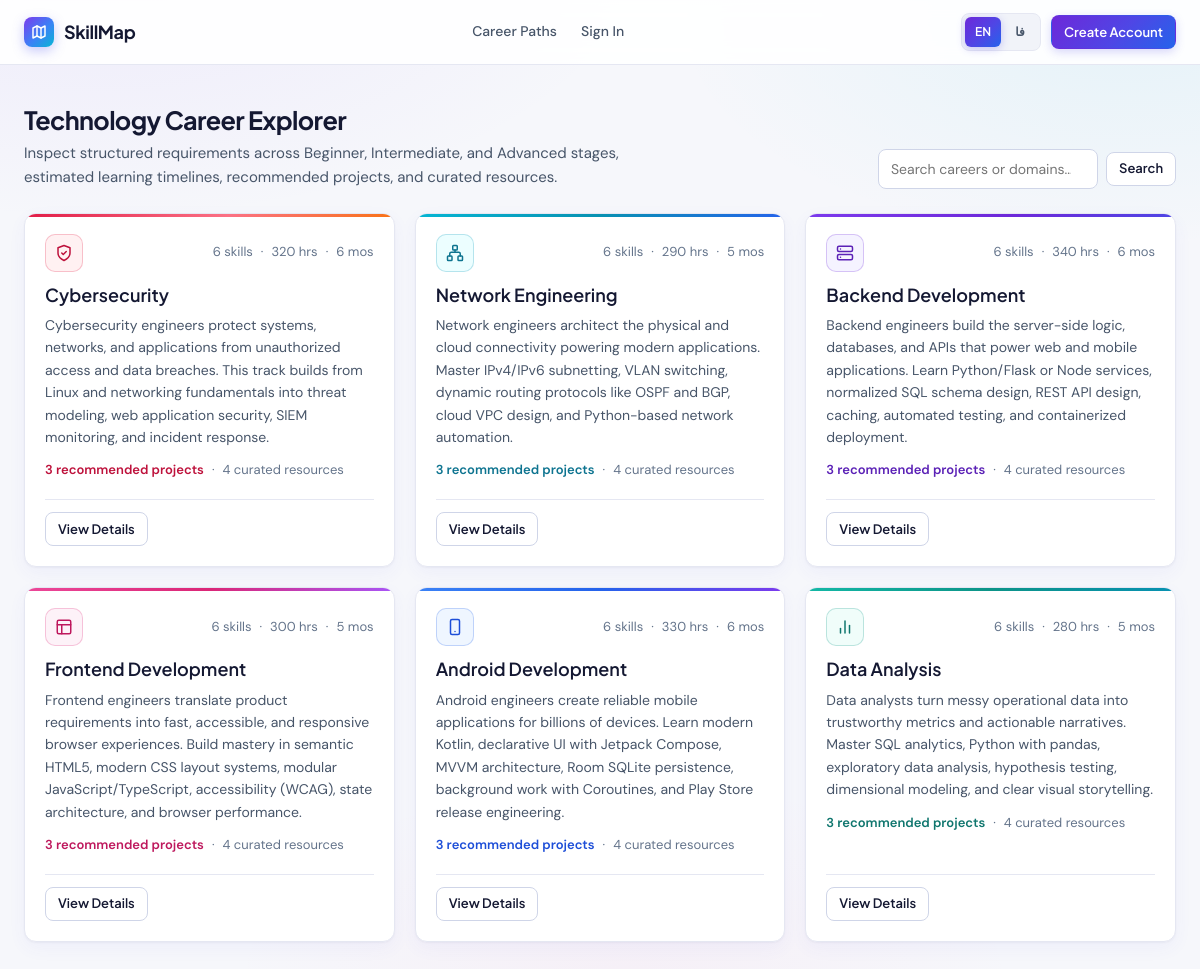
The app's page /careers/ with its own data.
### tables this page shows
CREATE TABLE career_paths (
    id INTEGER PRIMARY KEY AUTOINCREMENT,
    slug TEXT NOT NULL UNIQUE,
    title TEXT NOT NULL UNIQUE,
    tagline TEXT NOT NULL,
    description TEXT NOT NULL,
    estimated_hours INTEGER NOT NULL CHECK (estimated_hours > 0),
    estimated_months INTEGER NOT NULL CHECK (estimated_months > 0),
    difficulty_summary TEXT NOT NULL,
    icon_name TEXT NOT NULL DEFAULT 'compass',
    accent_color TEXT NOT NULL DEFAULT '#4338CA',
    created_at DATETIME NOT NULL DEFAULT CURRENT_TIMESTAMP
);

### routes/careers.py (the view, shortened to what this page needs)
@careers_bp.route("/")
def index():
    search = request.args.get("q", "").strip().lower()
    careers = query_all(
        """
        SELECT
            cp.*,
            COUNT(DISTINCT s.id) AS skill_count,
            COUNT(DISTINCT crp.id) AS project_count,
            COUNT(DISTINCT r.id) AS resource_count
        FROM career_paths cp
        LEFT JOIN skills s ON s.career_path_id = cp.id
        LEFT JOIN career_recommended_projects crp ON crp.career_path_id = cp.id
        LEFT JOIN resources r ON r.career_path_id = cp.id AND r.user_id IS NULL
        GROUP BY cp.id
        ORDER BY cp.id ASC
        """
    )
    enrolled_ids = set()
    if g.user is not None:
        enrolled_rows = query_all(
            "SELECT career_path_id FROM user_progress WHERE user_id = ? AND skill_id IS NULL AND is_active_path = 1",
            (g.user["id"],),
        )
        enrolled_ids = {r["career_path_id"] for r in enrolled_rows}
    return render_template(
        "careers/index.html",
        careers=careers,
        enrolled_ids=enrolled_ids,
        search=request.args.get("q", "").strip(),
    )

### auth.py (called while the page is built, shortened)
def get_csrf_token() -> str:
    token = session.get("_csrf_token")
    if not token:
        token = secrets.token_urlsafe(32)
        session["_csrf_token"] = token
    return token

def load_logged_in_user() -> None:
    user_id = session.get("user_id")
    if user_id is None:
        g.user = None

### database.py (called while the page is built)
def get_db() -> sqlite3.Connection:
    if "db" not in g:
        db_path = current_app.config["DATABASE_PATH"]
        if db_path != ":memory:":
            os.makedirs(os.path.dirname(db_path), exist_ok=True)
        conn = sqlite3.connect(
            db_path,
            detect_types=sqlite3.PARSE_DECLTYPES,
        )
        conn.row_factory = sqlite3.Row
        conn.execute("PRAGMA foreign_keys = ON;")
        g.db = conn
    return g.db

def query_all(sql: str, params: Iterable[Any] = ()) -> list[sqlite3.Row]:
    return get_db().execute(sql, tuple(params)).fetchall()

### translations.py (called while the page is built, shortened)
def get_lang() -> str:
    if has_request_context():
        cached = getattr(g, "lang", None)
        if cached in SUPPORTED_LANGUAGES:
            return cached
    return DEFAULT_LANGUAGE

def get_text_dir(lang: Optional[str] = None) -> str:
    active = lang or get_lang()
    return "rtl" if active == "fa" else "ltr"

def load_language_preference() -> None:
    lang = DEFAULT_LANGUAGE
    sess_lang = session.get("lang")
    cookie_lang = request.cookies.get("skillmap_lang")
    if sess_lang in SUPPORTED_LANGUAGES:
        lang = sess_lang
    elif cookie_lang in SUPPORTED_LANGUAGES:
        lang = cookie_lang
        session["lang"] = lang
    g.lang = lang
    g.text_dir = get_text_dir(lang)

def t(key: str, lang: Optional[str] = None, **kwargs: Any) -> str:
    active = lang or get_lang()
    table = TRANSLATIONS.get(active, TRANSLATIONS["en"])
    text = table.get(key)
    if text is None:
        text = TRANSLATIONS["en"].get(key, key)
    if kwargs:
        try:
            return text.format(**kwargs)
        except Exception:
            return text
    return text

def t_career_field(slug: Optional[str], field: str, fallback: str, lang: Optional[str] = None) -> str:
    active = lang or get_lang()
    if active != "fa" or not slug:
        return fallback
    return CAREER_FA.get(slug, {}).get(field, fallback)

### templates/careers/index.html (shortened to what this page needs)
{% extends "base.html" %}
{% from "_macros.html" import career_icon %}
{% macro explorer_body() %}
<div class="page-header">
  <div>
    <h1 class="page-title">{{ t('careers.heading') }}</h1>
    <p class="page-subtitle">{{ t('careers.sub') }}</p>
  </div>
  <form action="{{ url_for('careers.index') }}" method="GET" style="display: flex; gap: 8px; align-items: center;">
    <input
      type="search"
      name="q"
      class="form-control search-input"
      value="{{ search }}"
      placeholder="{{ t('careers.search_placeholder') }}"
      aria-label="{{ t('careers.search_aria') }}"
    />
    <button type="submit" class="btn btn-secondary btn-sm">{{ t('common.search') }}</button>
  </form>
</div>
{% if careers %}
  <div class="grid-3">
    {% for career in careers %}
      <article class="surface-card career-card career-theme--{{ career.slug }}" style="display: flex; flex-direction: column; justify-content: space-between; gap: 18px;">
        <div>
          <div style="display: flex; align-items: center; justify-content: space-between; gap: 12px; margin-bottom: 12px;">
            <span class="career-emblem">{{ career_icon(career.slug) }}</span>
            <div class="meta-line">
              <span class="tabular-nums">{{ t('common.skills_count', count=career.skill_count) }}</span>
              <span aria-hidden="true">&middot;</span>
              <span class="tabular-nums">{{ career.estimated_hours }} {{ t('common.hours_short') }}</span>
              <span aria-hidden="true">&middot;</span>
              <span class="tabular-nums">{{ career.estimated_months }} {{ t('common.months_short') }}</span>
            </div>
          </div>
          <h2 style="font-size: 1.125rem;">{{ t_career_field(career.slug, 'title', career.title) }}</h2>
          <p style="margin-top: 8px; font-size: 0.875rem; color: var(--text-secondary);">
            {{ t_career_field(career.slug, 'description', career.description) }}
          </p>
          <div class="meta-line" style="margin-top: 12px;">
            <span class="career-ink-text">{{ t('common.projects_count', count=career.project_count) }}</span>
            <span aria-hidden="true">&middot;</span>
            <span>{{ t('common.resources_count', count=career.resource_count) }}</span>
          </div>
        </div>
        <div style="display: flex; align-items: center; gap: 10px; padding-top: 12px; border-top: 1px solid var(--border-hairline);">
          <a href="{{ url_for('careers.detail', slug=career.slug) }}" class="btn btn-secondary btn-sm">{{ t('careers.view_details') }}</a>
        </div>
      </article>
    {% endfor %}
  </div>
{% else %}
  <div class="surface-card empty-state">
    <div class="empty-state-title">{{ t('careers.empty_title', query=search) }}</div>
    <p class="empty-state-desc">{{ t('careers.empty_desc') }}</p>
    <a href="{{ url_for('careers.index') }}" class="btn btn-secondary btn-sm">{{ t('careers.show_all') }}</a>
  </div>
{% endif %}
{% endmacro %}
{% block public_content %}
  {{ explorer_body() }}
{% endblock %}

### templates/_macros.html (shortened to what this page needs)
{% macro career_icon(slug, size=18) %}
  {% if slug == 'cybersecurity' %}
    <svg width="{{ size }}" height="{{ size }}" viewBox="0 0 24 24" fill="none" stroke="currentColor" stroke-width="2" stroke-linecap="round" stroke-linejoin="round" aria-hidden="true">
      <path d="M12 22s8-4 8-10V5l-8-3-8 3v7c0 6 8 10 8 10z"/>
      <path d="M9 12l2 2 4-4"/>
    </svg>
  {% elif slug == 'network-engineering' %}
    <svg width="{{ size }}" height="{{ size }}" viewBox="0 0 24 24" fill="none" stroke="currentColor" stroke-width="2" stroke-linecap="round" stroke-linejoin="round" aria-hidden="true">
      <rect x="9" y="2" width="6" height="6" rx="1"/>
      <rect x="2" y="16" width="6" height="6" rx="1"/>
      <rect x="16" y="16" width="6" height="6" rx="1"/>
      <path d="M5 16v-3a2 2 0 0 1 2-2h10a2 2 0 0 1 2 2v3"/>
      <line x1="12" y1="8" x2="12" y2="11"/>
    </svg>
  {% elif slug == 'backend-development' %}
    <svg width="{{ size }}" height="{{ size }}" viewBox="0 0 24 24" fill="none" stroke="currentColor" stroke-width="2" stroke-linecap="round" stroke-linejoin="round" aria-hidden="true">
      <rect x="2" y="3" width="20" height="7" rx="2"/>
      <rect x="2" y="14" width="20" height="7" rx="2"/>
      <line x1="6" y1="6.5" x2="6.01" y2="6.5"/>
      <line x1="6" y1="17.5" x2="6.01" y2="17.5"/>
    </svg>
  {% elif slug == 'frontend-development' %}
    <svg width="{{ size }}" height="{{ size }}" viewBox="0 0 24 24" fill="none" stroke="currentColor" stroke-width="2" stroke-linecap="round" stroke-linejoin="round" aria-hidden="true">
      <rect x="3" y="3" width="18" height="18" rx="2"/>
      <line x1="3" y1="9" x2="21" y2="9"/>
      <line x1="9" y1="21" x2="9" y2="9"/>
    </svg>
  {% elif slug == 'android-development' %}
    <svg width="{{ size }}" height="{{ size }}" viewBox="0 0 24 24" fill="none" stroke="currentColor" stroke-width="2" stroke-linecap="round" stroke-linejoin="round" aria-hidden="true">
      <rect x="6" y="2" width="12" height="20" rx="2"/>
      <line x1="12" y1="18" x2="12.01" y2="18"/>
    </svg>
  {% else %}
    <svg width="{{ size }}" height="{{ size }}" viewBox="0 0 24 24" fill="none" stroke="currentColor" stroke-width="2" stroke-linecap="round" stroke-linejoin="round" aria-hidden="true">
      <line x1="18" y1="20" x2="18" y2="10"/>
      <line x1="12" y1="20" x2="12" y2="4"/>
      <line x1="6" y1="20" x2="6" y2="14"/>
    </svg>
  {% endif %}
{% endmacro %}

### records on screen
career_paths: {{ size }} 18 (drawn), t "6 skills", estimated_hours "320", t "hrs", estimated_months "6", t "mos", slug+title "Cybersecurity", slug+description "Cybersecurity engineers protect systems, networks, and applications from unauthorized access and data breaches. This track builds from Linux and networking fundamentals into threat modeling, web application security, SIEM monitoring, and incident response.", t "3 recommended projects", t "4 curated resources", t "View Details"
career_paths: {{ size }} 18 (drawn), t "6 skills", estimated_hours "290", t "hrs", estimated_months "5", t "mos", slug+title "Network Engineering", slug+description "Network engineers architect the physical and cloud connectivity powering modern applications. Master IPv4/IPv6 subnetting, VLAN switching, dynamic routing protocols like OSPF and BGP, cloud VPC design, and Python-based network automation.", t "3 recommended projects", t "4 curated resources", t "View Details"
career_paths: {{ size }} 18 (drawn), t "6 skills", estimated_hours "340", t "hrs", estimated_months "6", t "mos", slug+title "Backend Development", slug+description "Backend engineers build the server-side logic, databases, and APIs that power web and mobile applications. Learn Python/Flask or Node services, normalized SQL schema design, REST API design, caching, automated testing, and containerized deployment.", t "3 recommended projects", t "4 curated resources", t "View Details"
career_paths: {{ size }} 18 (drawn), t "6 skills", estimated_hours "300", t "hrs", estimated_months "5", t "mos", slug+title "Frontend Development", slug+description "Frontend engineers translate product requirements into fast, accessible, and responsive browser experiences. Build mastery in semantic HTML5, modern CSS layout systems, modular JavaScript/TypeScript, accessibility (WCAG), state architecture, and browser performance.", t "3 recommended projects", t "4 curated resources", t "View Details"
career_paths: {{ size }} 18 (drawn), t "6 skills", estimated_hours "330", t "hrs", estimated_months "6", t "mos", slug+title "Android Development", slug+description "Android engineers create reliable mobile applications for billions of devices. Learn modern Kotlin, declarative UI with Jetpack Compose, MVVM architecture, Room SQLite persistence, background work with Coroutines, and Play Store release engineering.", t "3 recommended projects", t "4 curated resources", t "View Details"
career_paths: {{ size }} 18 (drawn), t "6 skills", estimated_hours "280", t "hrs", estimated_months "5", t "mos", slug+title "Data Analysis", slug+description "Data analysts turn messy operational data into trustworthy metrics and actionable narratives. Master SQL analytics, Python with pandas, exploratory data analysis, hypothesis testing, dimensional modeling, and clear visual storytelling.", t "3 recommended projects", t "4 curated resources", t "View Details"

### other values on screen
{{ t('app.name') }} "SkillMap"
{{ t('nav.career_paths') }} "Career Paths"
{{ t('nav.sign_in') }} "Sign In"
{{ t('lang.en') }} "EN"
{{ t('lang.fa') }} "فا"
{{ t('nav.create_account') }} "Create Account"
{{ t('careers.heading') }} "Technology Career Explorer"
{{ t('careers.sub') }} "Inspect structured requirements across Beginner, Intermediate, and Advanced stages, estimated learning timelines, recommended projects, and curated resources."
{{ t('common.search') }} "Search"
